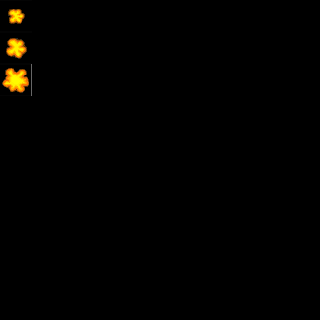

Below is a game level as drawn by its tile map, then a one-line description and the .tmx file that defines it, in full:
An orthogonal 10x10 tile map with 32x32 px tiles, 1 tile layer (块层 1).

<map version="1.0" orientation="orthogonal" renderorder="right-down" width="10" height="10" tilewidth="32" tileheight="32" nextobjectid="1">
 <tileset firstgid="1" name="map" tilewidth="32" tileheight="32" tilecount="264" columns="22">
  <image source="thank2.png" trans="ff00ff" width="704" height="384" />
 </tileset>
 <layer name="块层 1" width="10" height="10">
  <data encoding="csv">
1,0,0,0,0,0,0,0,0,0,
2,0,0,0,0,0,0,0,0,0,
3,0,0,0,0,0,0,0,0,0,
0,0,0,0,0,0,0,0,0,0,
0,0,0,0,0,0,0,0,0,0,
0,0,0,0,0,0,0,0,0,0,
0,0,0,0,0,0,0,0,0,0,
0,0,0,0,0,0,0,0,0,0,
0,0,0,0,0,0,0,0,0,0,
0,0,0,0,0,0,0,0,0,0
</data>
 </layer>
</map>
